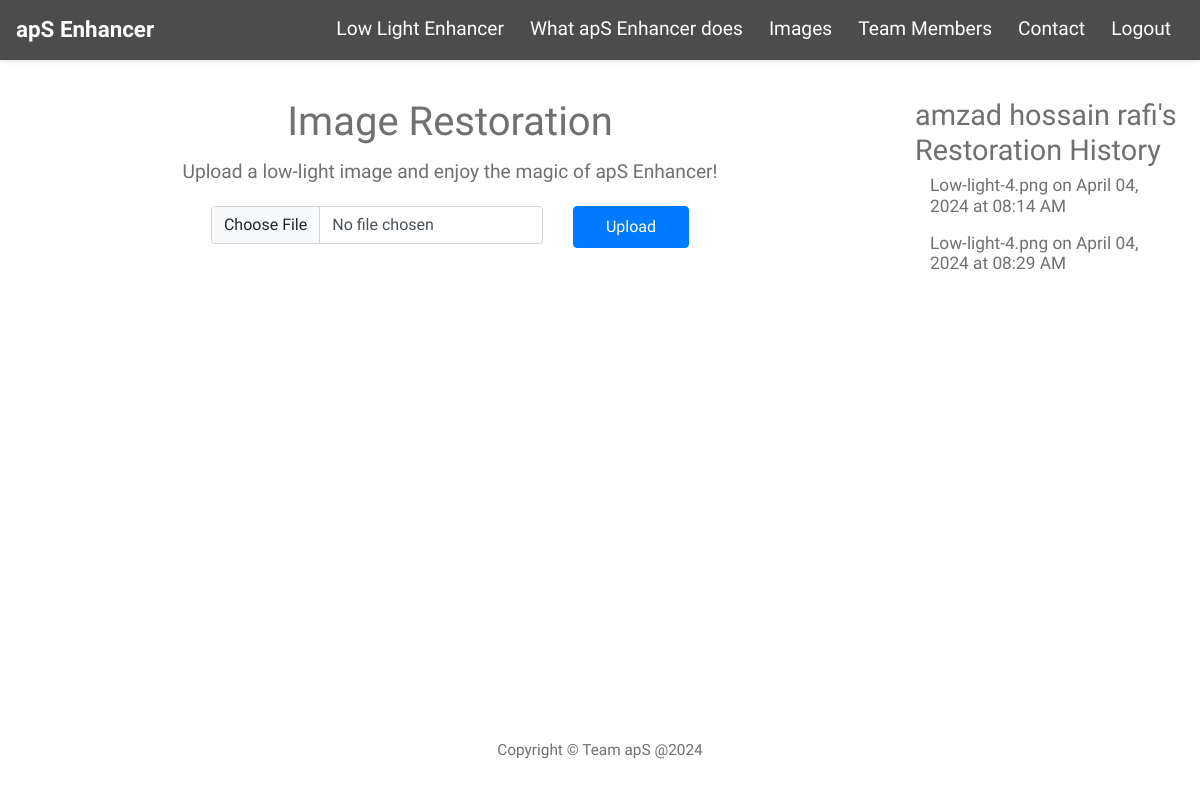
Screenshot of /home (signed in) with the database file from the repository.
### image_restorer/model.py (models this page shows)
class User(db.Model, UserMixin):
    id = db.Column(db.Integer, primary_key=True)
    email = db.Column(db.String(150), unique=True)
    password = db.Column(db.String(150))
    full_name = db.Column(db.String(200))
    images = db.relationship("Image", backref="user")

class Image(db.Model):
    id = db.Column(db.Integer, primary_key=True)
    name = db.Column(db.String(150))
    uploader = db.Column(db.Integer, db.ForeignKey("user.id"))
    image_path = db.Column(db.String(200))
    restored_image_path = db.Column(db.String(200))
    restoration_date = db.Column(db.DateTime(timezone=True), default=func.now())

### image_restorer/views.py (the view, shortened to what this page needs)
@views.route("/home", methods=["GET", "POST"])
@login_required
def home():
    user_uploaded_images = Image.query.filter_by(uploader=current_user.id).all()
    image_details = [{'name': image.name, 'date':image.restoration_date }for image in user_uploaded_images]
    return render_template(
        "home.html", current_user=current_user, image_details=image_details
    )

### image_restorer/__init__.py (called while the page is built)
def create_app():
    app.config["SECRET_KEY"] = "xxcc3344"
    app.config["SQLALCHEMY_DATABASE_URI"] = f"sqlite:///{DB_NAME}"
    app.config["UPLOAD_FOLDER"] = "static/uploads/"
    app.config["OUTPUT_FOLDER"] = "static/restored/"
    app.config["ALLOWED_EXTENSIONS"] = set(["png", "jpg", "jpeg"])
    db.init_app(app)
    from .views import views
    from .auth import auth
    from .model import User, Image
    app.register_blueprint(views, url_prefix="/")
    app.register_blueprint(auth, url_prefix="/")
    login_manager = LoginManager()
    login_manager.login_view = "auth.login"
    login_manager.init_app(app)
    @login_manager.user_loader
    def load_user(id):
        return User.query.get(int(id))
    with app.app_context():
        db.create_all()
    return app

### image_restorer/templates/home.html (shortened to what this page needs)
<!DOCTYPE html>
<html lang="en">
  <head>
    <link
      href="https://cdn.jsdelivr.net/npm/bootstrap@5.3.3/dist/css/bootstrap.min.css"
      rel="stylesheet"
    />
    <link
      rel="stylesheet"
      href="{{ url_for('static', filename='fontawesome-5.5/css/all.min.css') }}"
    />
    <link
      rel="stylesheet"
      href="{{ url_for('static', filename='css/bootstrap.min.css') }}"
    />
    <link
      rel="stylesheet"
      href="{{ url_for('static', filename='css/tooplate-infinite-loop.css') }}"
    />
    <link
      rel="stylesheet"
      href="{{ url_for('static', filename='css/navigation.css') }}"
    />
  </head>
  <body>
      <nav class="navbar navbar-expand tm-navbar" id="tmNav">
          <div class="tm-next">
            <a href="{{url_for('views.index')}}#infinite" class="navbar-brand">apS Enhancer</a>
          </div>
          <div class="collapse navbar-collapse" id="navbarSupportedContent">
            <ul class="navbar-nav ml-auto">
              <li class="nav-item">
                <form action="/auth" method="POST" id="authForm">
                  <button
                    type="submit"
                    class="nav-link tm-nav-link"
                    style="border: none; background: none; cursor: pointer"
                  >
                    Low Light Enhancer
                  </button>
                </form>
              </li>
              <li class="nav-item">
                <a class="nav-link tm-nav-link" href="{{url_for('views.index')}}#whatwedo">
                   What apS Enhancer does
                </a>
              </li>
              <li class="nav-item">
                <a class="nav-link tm-nav-link" href="{{url_for('views.index')}}#gallery">Images</a>
              </li>
              <li class="nav-item">
                <a class="nav-link tm-nav-link" href="{{url_for('views.index')}}#testimonials"
                  >Team Members</a
                >
              </li>
              <li class="nav-item">
                <a class="nav-link tm-nav-link" href="{{url_for('views.index')}}#contact">Contact</a>
              </li>
              <li class="nav-item">
                {% if current_user.is_authenticated %}
                <form action="{{ url_for('auth.logout') }}" method="post">
                  <button
                    class="nav-link tm-nav-link"
                    type="submit"
                    style="border: none; background: none; cursor: pointer"
                  >
                    Logout
                  </button>
                </form>
                {% endif %}
              </li>
            </ul>
          </div>
      </nav>
    <div class="container-fluid">
        {% if current_user.is_authenticated %}
        <div class="row mt-5">
              <div class="col">
              </div>
            </div>
            {% endif %}
            <div class="row mt-5">
                <div class="col-md-9 d-flex flex-column align-items-center text-center">
                  <h1 class="text-center">Image Restoration</h1>
                  <p class="text-center">
                    Upload a low-light image and enjoy the magic of apS Enhancer!
                  </p>
                      <form method="POST" enctype="multipart/form-data" class="row g-2">
                          <div class="col-auto">
                              <input type="file" class="form-control" id="image" name="image" />
                          </div>
                          <div class="col-auto">
                              <button
                                  type="submit"
                                  value="upload"
                                  class="btn btn-primary mb-3"
                              >
                                  Upload
                              </button>
                          </div>
                      </form>
                  </div>
                <div class="col-md-3 d-flex flex-column align-items-center">
                    <div class="timeline">
                        <h2>{{ current_user.full_name}}'s Restoration History</h2>
                        {% for image_detail in image_details %}
                        <div class="container left">
                            <div class="content">
                                <p>{{image_detail.name}} on {{image_detail.date.strftime('%B %d, %Y at %I:%M %p')}}</p>
                            </div>
                        </div>
                        {% endfor %}
                    </div>
                </div>
            </div>
            </div>
    <footer class="text-center small tm-footer" style="margin-top: auto;">
      <p class="mb-0">Copyright &copy; Team apS @2024</p>
    </footer>
  </body>
</html>

### static/css/tooplate-infinite-loop.css (style rules this page uses)
body { font-family: "Raleway", sans-serif; font-size: 1.2em; color: #707070; margin: 0; padding: 0; overflow-x: hidden; }
a { transition: all 0.3s ease; color: #38B; }
.btn { padding: 8px 32px; }
.tm-navbar { position: fixed; width: 100%; z-index: 1000; background-color: transparent; transition: all 0.3s ease; }
.navbar-brand { color: white; font-size: 1.4rem; font-weight: bold; }
.nav-item { list-style: none; }
.tm-nav-link { color: white; }
::placeholder { color: white; opacity: 1; }
.tm-footer { position: absolute; bottom: 35px; left: 0; right: 0; padding: 0 15px; }
p { line-height: 1.9; }
@media (min-width: 1200px) { .container { max-width: 1275px; } }

### static/css/navigation.css (style rules this page uses)
.navbar { background-color: rgba(0, 0, 0, 0.7); }
.navbar-nav .nav-link { color: #ffffff; padding: 5px 5px; margin: 0 5px; }
.navbar { box-shadow: 0 2px 4px rgba(0, 0, 0, 0.1); }
.timeline h2 { font-size: 1.5em; }
.timeline .content p { font-size: 0.9em; line-height: 1.2; }

### rows the page displays
User: full_name "amzad hossain rafi"
Image: name "Low-light-4.png", date "April 04, 2024 at 08:14 AM"
Image: name "Low-light-4.png", date "April 04, 2024 at 08:29 AM"
